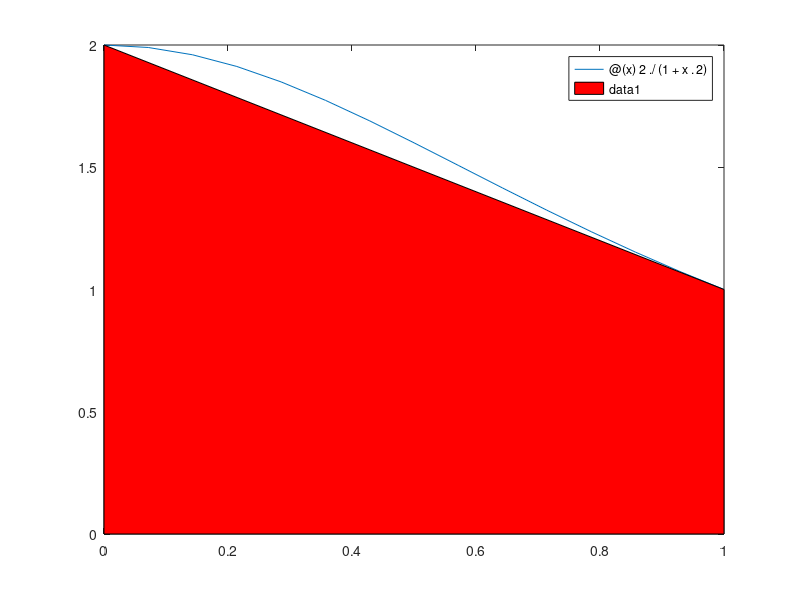

Here is the MATLAB script that generated this plot:
a = 0, b = 1;
f = @(x) 2 ./ (1 + x.^2);

Int = integral(f, a, b);
Int_trapez = (b-a) /2 * (f(a) + f(b))
Int_simpsons = (b-a) / 6 * (f(a) + 4*f((a+b)/2) + f(b))

fplot(f, [a, b]);
hold on;
fill([0, 0, 1, 1], [0, f(0), f(1), 0], 'r')